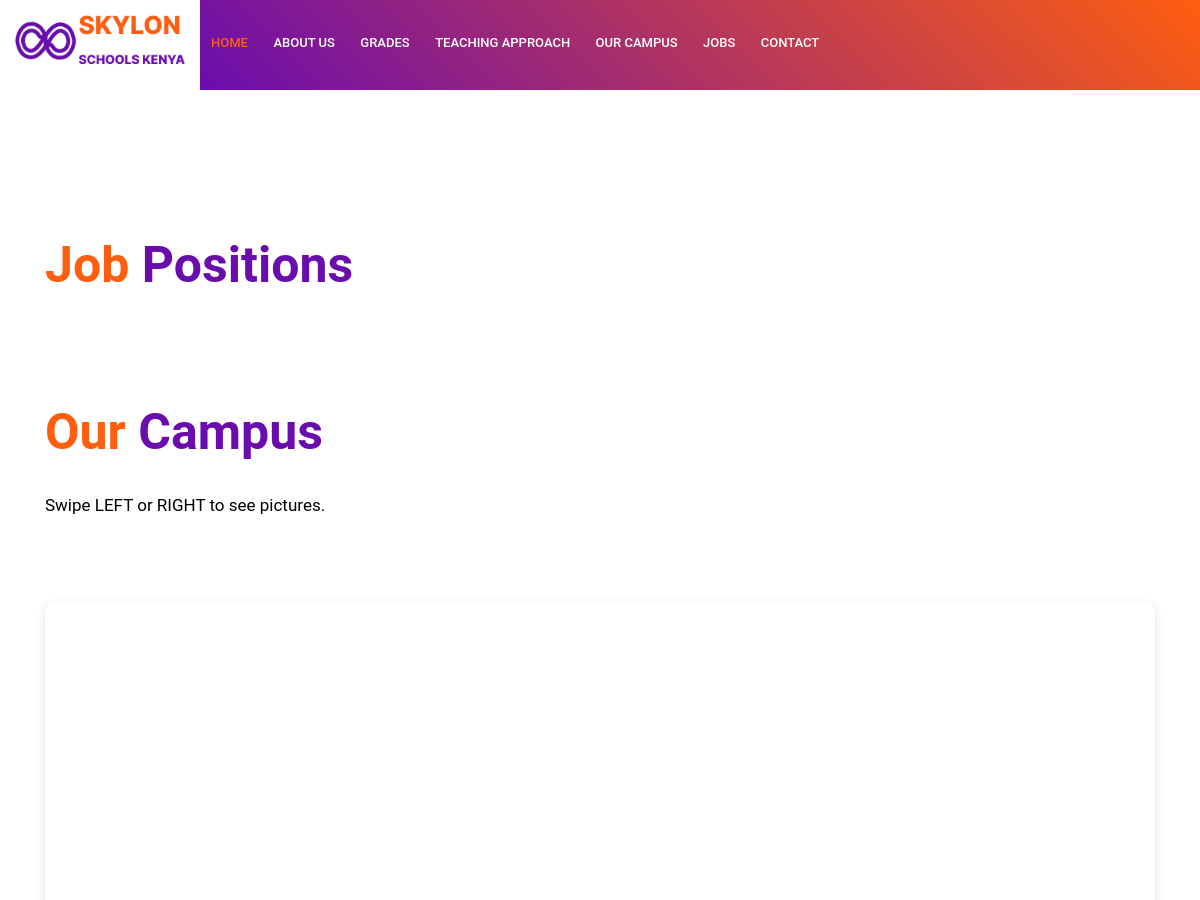
The app's page /jobs (upper part), older data.
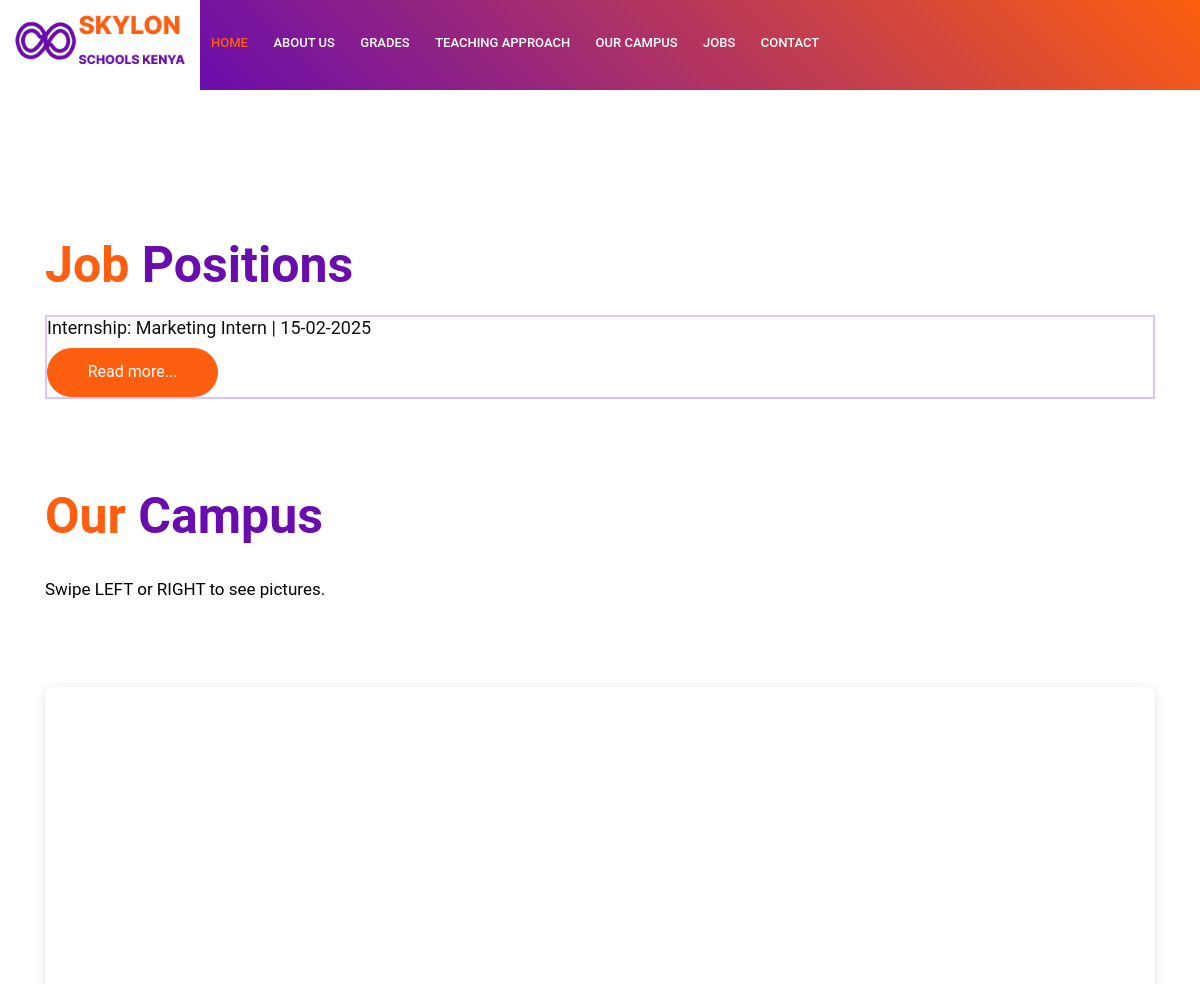
The same page, newer data.
### home/models.py (models this page shows, shortened)
class Job(models.Model):
    title = models.CharField(max_length=200, null=True)
    location = models.CharField(max_length=200, null=True, blank=True)
    position = models.CharField(max_length=200, null=True, blank=True)
    introduction = models.TextField(blank=True)
    responsibilities = models.TextField(blank=True)
    Requirements = models.TextField(blank=True)
    Benefits = models.TextField(blank=True)
    footmessage = models.TextField(blank=True)
    date_added = models.DateTimeField(auto_now_add=True, null=True)
    jobID = models.CharField(max_length=14, null=True, blank=True, verbose_name='Job ID')
    def __str__(self):
        return self.title + ' | ' + str(self.date_added.strftime("%d-%m-%Y") )

### home/views.py (the view)
# urls.py: path('jobs', JobListView.as_view(), name='jobs'),
class JobListView(ListView):
    model = Job
    ordering = ['-id']
    template_name = 'jobs.html'
    def get_context_data(self, *args, **kwargs):
        context = super(JobListView, self).get_context_data(*args, **kwargs)
        return context

### home/context_processors.py (called while the page is built)
def contact_form(request):
    return {'contact_form': ContactForm()}  # Create a new form instance

### home/templates/jobs.html
{% extends 'base.html' %}
{% load static %}
{% block content %}
<div class="about">
  <div class="container"   style="margin-top:150px">
    <div class="row">
      <div class="col-xl-12 col-lg-12 col-md-12 col-sm-12">
        <div class="about-box">
          <h2>Job <strong class="yellow">Positions</strong></h2>
          <br/>
          {% for job in object_list %}
          <div style="border: 2px solid #D9C4FF;">
              <h3 style="text-decoration: solid;"> {{job}}</h3> <a href="{% url 'job-detail' job.id %}" style="text-transform: none;">Read more...</a>
          </div>
          {% endfor %}
        </div>
      </div>
    </div>
  </div>
</div>
{% endblock %}

### home/templates/base.html (shortened to what this page needs)
{% load static %}
<!DOCTYPE html>
<html lang="en">
<head>
  <link rel="stylesheet" href="{% static 'css/bootstrap.min.css' %}">
  <link rel="stylesheet" href="{% static 'css/style.css' %}">
  <link rel="stylesheet" href="{% static 'css/responsive.css' %}">
  <link rel="stylesheet" href="{% static 'css/jquery.mCustomScrollbar.min.css'%}">
  <link rel="stylesheet" href="https://netdna.bootstrapcdn.com/font-awesome/4.0.3/css/font-awesome.css">
  <link rel="stylesheet" href="https://cdnjs.cloudflare.com/ajax/libs/fancybox/2.1.5/jquery.fancybox.min.css" media="screen">
  <link rel="stylesheet" href="{% static 'css/custom.css' %}">
</head>
<body class="main-layout">
  <header>
    <div class="header-top">
      <div class="header">
        <div class="container-fluid">
          <div class="row">
            <div class="col-xl-2 col-lg-4 col-md-4 col-sm-3 col logo_section">
              <div class="full">
                <div class="center-desk">
                  <div class="logo">
                    <a href="{% url 'home' %}"><img  style="margin-top:10px;" src="{% static 'images/logo_purp_white.png' %}" alt="#" /></a>
                  </div>
                </div>
              </div>
            </div>
            <div class="col-xl-10 col-lg-8 col-md-8 col-sm-12">
              <div class="header_information">
                <div class="menu-area">
                  <div class="limit-box">
                    <nav class="main-menu ">
                      <ul class="menu-area-main">
                        <li class="active"> <a href="{% url 'home' %}#welcome">Home</a> </li>
                        <li> <a href="{% url 'home' %}#about">About Us</a> </li>
                        <li> <a href="{% url 'home' %}#classes">Grades</a> </li>
                        <li> <a href="{% url 'home' %}#courses">Teaching Approach</a> </li>
                        <li> <a href="#learn">OUR Campus </a></li>
                        <li> <a href="{% url 'jobs' %}">Jobs</a> </li>
                        <li> <a href="#contact">Contact</a> </li>
                        <li><a></a> </li>
                      </ul>
                    </nav>
                  </div>
                </div>
              </div>
            </div>
        </div>
      </div>
    </div>
    {% block content %}
    {% endblock %}
<div id="learn" class="learn">
  <div class="container">
    <div class="row">
      <div class="col-md-12">
        <div class="titlepage">
          <h2>Our <strong class="yellow">Campus</strong></h2>
          <span>Swipe LEFT or RIGHT to see pictures.</span>
        </div>
      </div>
    </div>
    <div class="row">
      <div class="col-xl-12 col-lg-6 col-md-6 col-sm-12">
        <div style="position: relative; width: 100%; height: 0; padding-top: 72.7273%;
              padding-bottom: 0; box-shadow: 0 2px 8px 0 rgba(63,69,81,0.16); margin-top: 1.6em; margin-bottom: 0.9em; overflow: hidden;
            border-radius: 8px; will-change: transform;">
            <iframe loading="lazy" style="position: absolute; width: 100%; height: 100%; top: 0; left: 0; border: none; padding: 0;margin: 0;"
                src="https://www.canva.com/design/DAGeohEDYhA/9uKym2SqC38UaawWgk1kCw/view?embed" allowfullscreen="allowfullscreen" allow="fullscreen">
            </iframe>
        </div>
      </div>
    </div>
  </div>
</div>
</body>
</html>

### static/css/style.css (style rules this page uses)
* { box-sizing: border-box !important; }
body { color: #666666; font-size: 14px; font-family: 'Roboto', sans-serif; line-height: 1.80857; font-weight: normal; overflow-x: hidden; }
a { color: #1f1f1f; text-decoration: none !important; outline: none !important; -webkit-transition: all .3s ease-in-out; -moz-transition: all .3s ease-in-out; -ms-transition: all .3s ease-in-out; -o-transition: all .3s ease-in-out; transition: all .3s ease-in-out; }
h1, h2, h3, h4, h5, h6 { letter-spacing: 0; font-weight: normal; position: relative; padding: 0 0 10px 0; font-weight: normal; line-height: normal; color: #111111; margin: 0 }
h2 { font-size: 22px }
h3 { font-size: 18px }
*, *::after, *::before { -webkit-box-sizing: border-box; -moz-box-sizing: border-box; box-sizing: border-box; }
ul, li, ol { margin: 0px; padding: 0px; list-style: none; }
a { color: #222222; text-decoration: none; outline: none !important; }
a, .btn { text-decoration: none !important; outline: none !important; -webkit-transition: all .3s ease-in-out; -moz-transition: all .3s ease-in-out; -ms-transition: all .3s ease-in-out; -o-transition: all .3s ease-in-out; transition: all .3s ease-in-out; }
img { max-width: 100%; height: auto; }
.full { float: left; width: 100%; }
.full { width: 100%; float: left; margin: 0; padding: 0; }
.logo_section { text-align: center; }
.logo { float: left; margin-top: 15px; padding-bottom: 6px; }
nav.main-menu { float: left; margin-left: 0; margin-left: 0; }
.menu-area-main li.active a { color: #fd5e0f; }
.main-menu { text-align: center; }
.main-menu ul { margin: 0; list-style-type: none; }
.main-menu ul>li { display: inline-block; position: relative; }
.main-menu ul>li a { padding: 11px 15px; text-align: center; line-height: 20px; font-size: 16px; display: block; font-weight: 500; color: #fff; text-transform: uppercase; }
.main-menu ul li:last-child a { padding-right: 0; }
.main-menu ul li:first-child { margin-left: 0; }
.main-menu ul>li { position: inherit; display: inline-block; text-align: left; vertical-align: middle; margin: 22px 0px; }
.menu-area { float: left; }
.header_information { background: rgb(253,94,15); background: linear-gradient(45deg, rgba(106,13,173,1) 0%, rgba(253,94,15,1) 100%); padding: 0 0; padding-top: 0px; margin-top: 0; margin-right: 0; margin-bottom: 0; position: absolute; width: 100%; height: 90px; right: 0; }
.header-top { background:white; background-size: 100% 100%; background-repeat: no-repeat; padding-bottom: 50px; }
.header { position: fixed; z-index: 999; width: 100%; padding: 0px 0px 0px 0px; background: white; }
.logo a { font-size: 40px; font-weight: bold; text-transform: uppercase; color: #fff; line-height: 40px; }
.about { background-color: #fff; padding-top: 90px; }
.about .about-box { text-align: left; }
.about .about-box h2 { padding: 0; font-weight: bold; color: #fd5e0f; line-height: 50px; font-size: 50px; }
.about .about-box a { font-size: 16px; border: #fd5e0f solid 1px; background-color: #fd5e0f; color: #fff; padding: 9px 0px; max-width: 171px; width: 100%; display: inline-block; text-align: center; text-transform: uppercase; border-radius: 30px; }
.learn { background: #fff; padding-top: 90px; }
.learn .titlepage { text-align: left; }
.titlepage { text-align: center; padding-bottom: 60px; }
.titlepage span { padding-top: 30px; display: inline-block; font-size: 17px; color: #000; }
.yellow { color: #6a0dad; font-weight: bold; }
.titlepage h2 { padding: 0; font-weight: bold; color: #fd5e0f; line-height: 55px; font-size: 50px; }

### static/css/responsive.css (style rules this page uses)
@media (min-width: 1200px) and (max-width: 1500px) { .logo { padding-bottom: 6px; margin-top: 0px; } }
@media (min-width: 1200px) and (max-width: 1500px) { .main-menu ul > li a { padding: 11px 11px; font-size: 13px; } }

Row changes from the older to the newer data that the page shows:
added Job: title+date_added "Internship: Marketing Intern | 15-02-2025"
